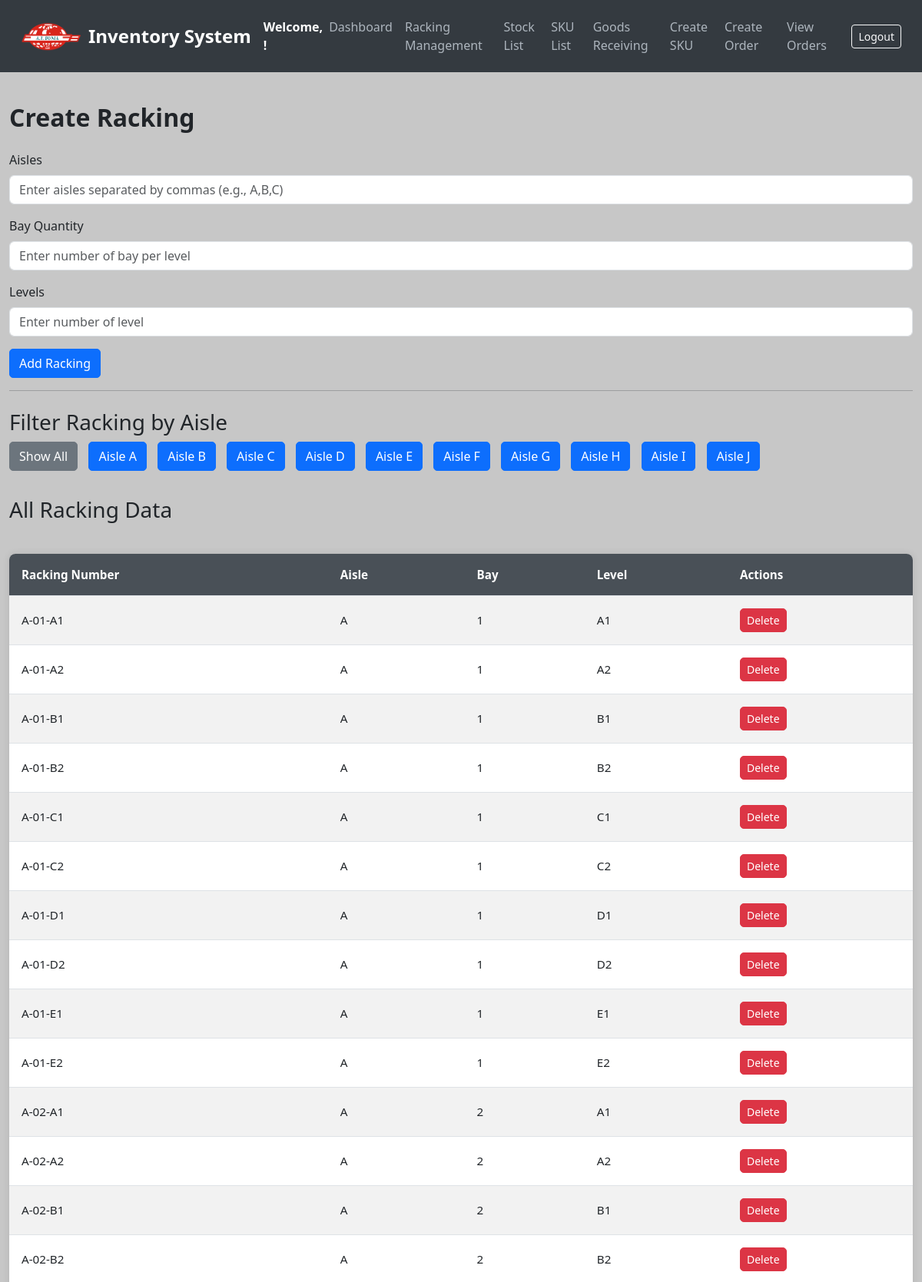
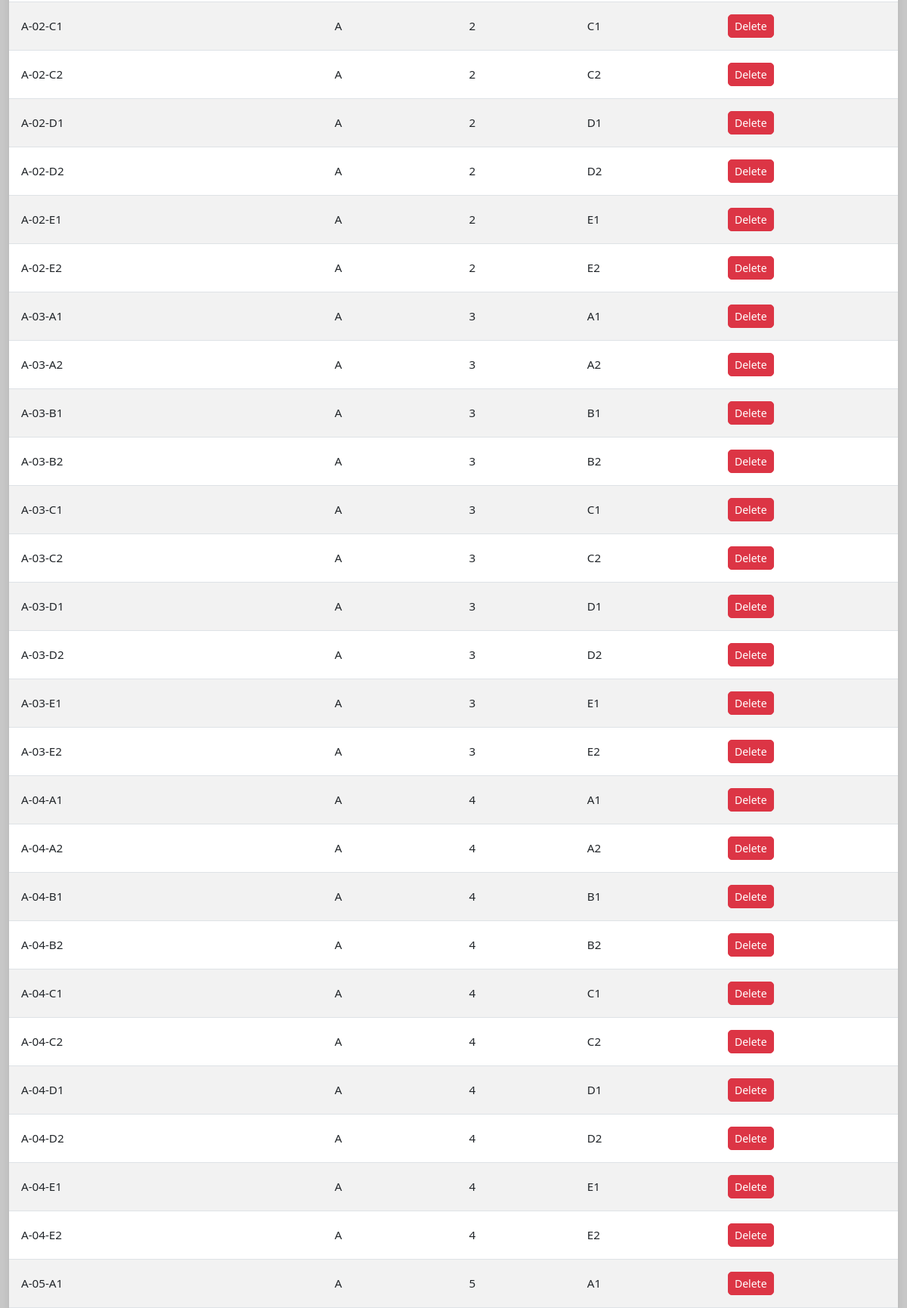
Page /create_racking (upper part) on the committed database (2 pictures, top to bottom).
### models.py (models this page shows, shortened)
class Racking(db.Model):
    id = db.Column(db.Integer, primary_key=True)
    racking_number = db.Column(db.String(20), unique=True, nullable=False)
    aisle = db.Column(db.String(5), nullable=False)
    level = db.Column(db.Integer, nullable=False)
    position = db.Column(db.Integer, nullable=False)
    location = db.Column(db.String(50), nullable=False)

### app.py (the view)
@app.route('/create_racking', methods=['GET'])
def create_racking():
    selected_aisle = request.args.get('aisle')
    with app.app_context():
        if selected_aisle:
            racking_entries = Racking.query.filter_by(aisle=selected_aisle.upper()).all()
        else:
            racking_entries = Racking.query.all()
        unique_aisles = db.session.query(Racking.aisle).distinct().all()
        unique_aisles = [aisle[0] for aisle in unique_aisles]
    return render_template('create_racking.html', racking_data=racking_entries, unique_aisles=unique_aisles, selected_aisle=selected_aisle)

### templates/create_racking.html (shortened to what this page needs)
<!DOCTYPE html>
<html lang="en">
<head>
    <link href="https://cdn.jsdelivr.net/npm/bootstrap@5.3.0/dist/css/bootstrap.min.css" rel="stylesheet">
</head>
<body>
<nav class="navbar navbar-expand-lg navbar-dark">
    <div class="container-fluid">
        <img src="{{ url_for('static', filename='logo_.png') }}" alt="Logo" width="80" height="40" class="me-2">
        <a class="navbar-brand" href="/">Inventory System</a>
        <strong class="text-white">Welcome, {{ current_user.username }}!</strong>
        <div class="collapse navbar-collapse" id="navbarNav">
            <ul class="navbar-nav ms-auto">
                <li class="nav-item"><a class="nav-link" href="/dashboard">Dashboard</a></li>
                <li class="nav-item"><a class="nav-link" href="/create_racking">Racking Management</a></li>
                <li class="nav-item"><a class="nav-link" href="/stocks">Stock List</a></li>
                <li class="nav-item"><a class="nav-link" href="/sku-list">SKU List</a></li>
                <li class="nav-item"><a class="nav-link" href="/create-stock">Goods Receiving</a></li>
                <li class="nav-item"><a class="nav-link" href="/add-sku">Create SKU</a></li>
                <li class="nav-item"><a class="nav-link" href="/create-order">Create Order</a></li>
                <li class="nav-item"><a class="nav-link" href="/orders">View Orders</a></li>
            </ul>
            <form class="d-flex ms-3" action="{{ url_for('logout') }}" method="POST">
                <button class="btn btn-sm btn-outline-light" type="submit">Logout</button>
            </form>
        </div>
    </div>
</nav>
<div class="container">
    <h2 class="mb-4">Create Racking</h2>
    <form method="POST" action="{{ url_for('add_racking') }}">
        <div class="mb-3">
            <label for="aisle" class="form-label">Aisles</label>
            <input type="text" name="aisle" id="aisle" class="form-control" placeholder="Enter aisles separated by commas (e.g., A,B,C)" required>
        </div>
        <div class="mb-3">
            <label for="level" class="form-label">Bay Quantity</label>
            <input type="number" name="level" id="level" class="form-control" placeholder="Enter number of bay per level" min="1" required>
        </div>
        <div class="mb-3">
            <label for="position" class="form-label">Levels</label>
            <input type="number" name="position" id="position" class="form-control" placeholder="Enter number of level" min="1" required>
        </div>
        <button type="submit" class="btn btn-primary">Add Racking</button>
    </form>
    <hr>
    <h3 class="mt-4">Filter Racking by Aisle</h3>
    <div class="aisle-buttons">
        <a href="{{ url_for('create_racking') }}" class="btn btn-secondary">Show All</a>
        {% for aisle in unique_aisles %}
            <a href="{{ url_for('create_racking', aisle=aisle) }}" class="btn btn-primary">Aisle {{ aisle }}</a>
        {% endfor %}
    </div>
    <h3 class="mt-4">
        {% if selected_aisle %}
            Racking Data for Aisle {{ selected_aisle }}
        {% else %}
            All Racking Data
        {% endif %}
    </h3>
    {% if racking_data %}
        <div class="table-container">
            <table class="table table-striped">
                <thead>
                    <tr>
                        <th>Racking Number</th>
                        <th>Aisle</th>
                        <th>Bay</th>
                        <th>Level</th>
                        <th>Actions</th>
                    </tr>
                </thead>
                <tbody>
                    {% for rack in racking_data %}
                        <tr>
                            <td>{{ rack.racking_number }}</td>
                            <td>{{ rack.aisle }}</td>
                            <td>{{ rack.level }}</td>
                            <td>{{ rack.position }}</td>
                            <td>
                                <a href="{{ url_for('delete_racking', racking_number=rack.racking_number) }}" class="btn btn-danger btn-sm">Delete</a>
                            </td>
                        </tr>
                    {% endfor %}
                </tbody>
            </table>
        </div>
    {% else %}
        <p>No racking data available.</p>
    {% endif %}
</div>
</body>
</html>

### templates/create_racking.html (style rules this page uses)
body { background-color: #C7C7C7; color: #212529; }
.navbar { background-color: #343a40; padding: 15px; }
.navbar-brand { font-weight: bold; color: #fff; font-size: 1.5rem; }
.nav-link { color: #adb5bd; font-weight: 500; }
.container { max-width: 1200px; padding-top: 40px; }
.table { background-color: #fff; border-radius: 8px; overflow: hidden; box-shadow: 0px 0px 10px rgba(0, 0, 0, 0.1); }
.table th, .table td { vertical-align: middle; font-size: 0.95rem; padding: 1rem; }
.table th { background-color: #495057; color: #fff; }
.table-striped tbody tr:nth-of-type(odd) { background-color: #f8f9fa; }
.btn-primary, .btn-success, .btn-danger, .btn-secondary { border-radius: 5px; transition: all 0.3s ease; }
h2 { font-size: 2rem; font-weight: bold; }
h3 { font-size: 1.75rem; font-weight: 500; margin-top: 2rem; }
.table-container { margin-top: 40px; }
.aisle-buttons { margin-bottom: 20px; }
.aisle-buttons .btn { margin-right: 10px; margin-bottom: 10px; }

### rows in the picture
Racking: racking_number "A-01-A1", aisle "A", level "1", position "A1"
Racking: racking_number "A-01-A2", aisle "A", level "1", position "A2"
Racking: racking_number "A-01-B1", aisle "A", level "1", position "B1"
Racking: racking_number "A-01-B2", aisle "A", level "1", position "B2"
Racking: racking_number "A-01-C1", aisle "A", level "1", position "C1"
Racking: racking_number "A-01-C2", aisle "A", level "1", position "C2"
Racking: racking_number "A-01-D1", aisle "A", level "1", position "D1"
Racking: racking_number "A-01-D2", aisle "A", level "1", position "D2"
Racking: racking_number "A-01-E1", aisle "A", level "1", position "E1"
Racking: racking_number "A-01-E2", aisle "A", level "1", position "E2"
Racking: racking_number "A-02-A1", aisle "A", level "2", position "A1"
Racking: racking_number "A-02-A2", aisle "A", level "2", position "A2"
Racking: racking_number "A-02-B1", aisle "A", level "2", position "B1"
Racking: racking_number "A-02-B2", aisle "A", level "2", position "B2"
Racking: racking_number "A-02-C1", aisle "A", level "2", position "C1"
Racking: racking_number "A-02-C2", aisle "A", level "2", position "C2"
Racking: racking_number "A-02-D1", aisle "A", level "2", position "D1"
Racking: racking_number "A-02-D2", aisle "A", level "2", position "D2"
Racking: racking_number "A-02-E1", aisle "A", level "2", position "E1"
Racking: racking_number "A-02-E2", aisle "A", level "2", position "E2"
Racking: racking_number "A-03-A1", aisle "A", level "3", position "A1"
Racking: racking_number "A-03-A2", aisle "A", level "3", position "A2"
Racking: racking_number "A-03-B1", aisle "A", level "3", position "B1"
Racking: racking_number "A-03-B2", aisle "A", level "3", position "B2"
Racking: racking_number "A-03-C1", aisle "A", level "3", position "C1"
Racking: racking_number "A-03-C2", aisle "A", level "3", position "C2"
Racking: racking_number "A-03-D1", aisle "A", level "3", position "D1"
Racking: racking_number "A-03-D2", aisle "A", level "3", position "D2"
Racking: racking_number "A-03-E1", aisle "A", level "3", position "E1"
Racking: racking_number "A-03-E2", aisle "A", level "3", position "E2"
Racking: racking_number "A-04-A1", aisle "A", level "4", position "A1"
Racking: racking_number "A-04-A2", aisle "A", level "4", position "A2"
Racking: racking_number "A-04-B1", aisle "A", level "4", position "B1"
Racking: racking_number "A-04-B2", aisle "A", level "4", position "B2"
Racking: racking_number "A-04-C1", aisle "A", level "4", position "C1"
Racking: racking_number "A-04-C2", aisle "A", level "4", position "C2"
Racking: racking_number "A-04-D1", aisle "A", level "4", position "D1"
Racking: racking_number "A-04-D2", aisle "A", level "4", position "D2"
Racking: racking_number "A-04-E1", aisle "A", level "4", position "E1"
Racking: racking_number "A-04-E2", aisle "A", level "4", position "E2"
Racking: racking_number "A-05-A1", aisle "A", level "5", position "A1"

### other values in the picture
{{ aisle }} "A" "B" "C" "D" "E" "F" "G" "H" "I" "J"
